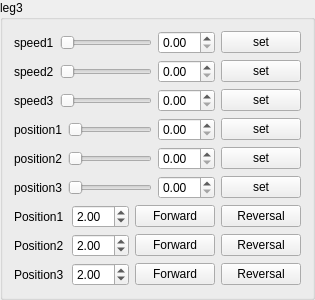
      <widget class="QGroupBox" name="groupBox_3">
       <property name="title">
        <string>leg3</string>
       </property>
       <layout class="QVBoxLayout" name="verticalLayout_3">
        <item>
         <layout class="QHBoxLayout" name="horizontalLayout_43">
          <item>
           <widget class="QLabel" name="speed1Label_4">
            <property name="sizePolicy">
             <sizepolicy hsizetype="Fixed" vsizetype="Preferred">
              <horstretch>0</horstretch>
              <verstretch>0</verstretch>
             </sizepolicy>
            </property>
            <property name="text">
             <string>speed1</string>
            </property>
           </widget>
          </item>
          <item>
           <widget class="DoubleSlider" name="speed31HorizontalSlider">
            <property name="sizePolicy">
             <sizepolicy hsizetype="Expanding" vsizetype="Fixed">
              <horstretch>0</horstretch>
              <verstretch>0</verstretch>
             </sizepolicy>
            </property>
            <property name="orientation">
             <enum>Qt::Horizontal</enum>
            </property>
           </widget>
          </item>
          <item>
           <widget class="QDoubleSpinBox" name="speed31DoubleSpinBox">
            <property name="sizePolicy">
             <sizepolicy hsizetype="Fixed" vsizetype="Fixed">
              <horstretch>0</horstretch>
              <verstretch>0</verstretch>
             </sizepolicy>
            </property>
            <property name="toolTip">
             <string>The unit is rpm</string>
            </property>
            <property name="suffix">
             <string/>
            </property>
            <property name="singleStep">
             <double>0.010000000000000</double>
            </property>
           </widget>
          </item>
          <item>
           <widget class="QPushButton" name="speed31SetButton">
            <property name="sizePolicy">
             <sizepolicy hsizetype="Fixed" vsizetype="Fixed">
              <horstretch>0</horstretch>
              <verstretch>0</verstretch>
             </sizepolicy>
            </property>
            <property name="text">
             <string>set</string>
            </property>
           </widget>
          </item>
         </layout>
        </item>
        <item>
         <layout class="QHBoxLayout" name="horizontalLayout_44">
          <item>
           <widget class="QLabel" name="speed2Label_4">
            <property name="sizePolicy">
             <sizepolicy hsizetype="Fixed" vsizetype="Preferred">
              <horstretch>0</horstretch>
              <verstretch>0</verstretch>
             </sizepolicy>
            </property>
            <property name="text">
             <string>speed2</string>
            </property>
           </widget>
          </item>
          <item>
           <widget class="DoubleSlider" name="speed32HorizontalSlider">
            <property name="sizePolicy">
             <sizepolicy hsizetype="Expanding" vsizetype="Fixed">
              <horstretch>0</horstretch>
              <verstretch>0</verstretch>
             </sizepolicy>
            </property>
            <property name="orientation">
             <enum>Qt::Horizontal</enum>
            </property>
           </widget>
          </item>
          <item>
           <widget class="QDoubleSpinBox" name="speed32DoubleSpinBox">
            <property name="sizePolicy">
             <sizepolicy hsizetype="Fixed" vsizetype="Fixed">
              <horstretch>0</horstretch>
              <verstretch>0</verstretch>
             </sizepolicy>
            </property>
            <property name="toolTip">
             <string>The unit is rpm</string>
            </property>
            <property name="suffix">
             <string/>
            </property>
            <property name="singleStep">
             <double>0.010000000000000</double>
            </property>
           </widget>
          </item>
          <item>
           <widget class="QPushButton" name="speed32SetButton">
            <property name="sizePolicy">
             <sizepolicy hsizetype="Fixed" vsizetype="Fixed">
              <horstretch>0</horstretch>
              <verstretch>0</verstretch>
             </sizepolicy>
            </property>
            <property name="text">
             <string>set</string>
            </property>
           </widget>
          </item>
         </layout>
        </item>
        <item>
         <layout class="QHBoxLayout" name="horizontalLayout_45">
          <item>
           <widget class="QLabel" name="speed3Label_4">
            <property name="sizePolicy">
             <sizepolicy hsizetype="Fixed" vsizetype="Preferred">
              <horstretch>0</horstretch>
              <verstretch>0</verstretch>
             </sizepolicy>
            </property>
            <property name="text">
             <string>speed3</string>
            </property>
           </widget>
          </item>
          <item>
           <widget class="DoubleSlider" name="speed33HorizontalSlider">
            <property name="sizePolicy">
             <sizepolicy hsizetype="Expanding" vsizetype="Fixed">
              <horstretch>0</horstretch>
              <verstretch>0</verstretch>
             </sizepolicy>
            </property>
            <property name="orientation">
             <enum>Qt::Horizontal</enum>
            </property>
           </widget>
          </item>
          <item>
           <widget class="QDoubleSpinBox" name="speed33DoubleSpinBox">
            <property name="sizePolicy">
             <sizepolicy hsizetype="Fixed" vsizetype="Fixed">
              <horstretch>0</horstretch>
              <verstretch>0</verstretch>
             </sizepolicy>
            </property>
            <property name="toolTip">
             <string>The unit is rpm</string>
            </property>
            <property name="suffix">
             <string/>
            </property>
            <property name="singleStep">
             <double>0.010000000000000</double>
            </property>
           </widget>
          </item>
          <item>
           <widget class="QPushButton" name="speed33SetButton">
            <property name="sizePolicy">
             <sizepolicy hsizetype="Fixed" vsizetype="Fixed">
              <horstretch>0</horstretch>
              <verstretch>0</verstretch>
             </sizepolicy>
            </property>
            <property name="text">
             <string>set</string>
            </property>
           </widget>
          </item>
         </layout>
        </item>
        <item>
         <layout class="QHBoxLayout" name="horizontalLayout_46">
          <item>
           <widget class="QLabel" name="position1Label_4">
            <property name="sizePolicy">
             <sizepolicy hsizetype="Fixed" vsizetype="Preferred">
              <horstretch>0</horstretch>
              <verstretch>0</verstretch>
             </sizepolicy>
            </property>
            <property name="text">
             <string>position1</string>
            </property>
           </widget>
          </item>
          <item>
           <widget class="DoubleSlider" name="position31HorizontalSlider">
            <property name="sizePolicy">
             <sizepolicy hsizetype="Expanding" vsizetype="Fixed">
              <horstretch>0</horstretch>
              <verstretch>0</verstretch>
             </sizepolicy>
            </property>
            <property name="orientation">
             <enum>Qt::Horizontal</enum>
            </property>
           </widget>
          </item>
          <item>
           <widget class="QDoubleSpinBox" name="position31DoubleSpinBox">
            <property name="sizePolicy">
             <sizepolicy hsizetype="Fixed" vsizetype="Fixed">
              <horstretch>0</horstretch>
              <verstretch>0</verstretch>
             </sizepolicy>
            </property>
            <property name="toolTip">
             <string>The unit is degree</string>
            </property>
            <property name="suffix">
             <string/>
            </property>
           </widget>
          </item>
          <item>
           <widget class="QPushButton" name="position31SetButton">
            <property name="sizePolicy">
             <sizepolicy hsizetype="Fixed" vsizetype="Fixed">
              <horstretch>0</horstretch>
              <verstretch>0</verstretch>
             </sizepolicy>
            </property>
            <property name="text">
             <string>set</string>
            </property>
           </widget>
          </item>
         </layout>
        </item>
        <item>
         <layout class="QHBoxLayout" name="horizontalLayout_47">
          <item>
           <widget class="QLabel" name="position2Label_4">
            <property name="sizePolicy">
             <sizepolicy hsizetype="Fixed" vsizetype="Preferred">
              <horstretch>0</horstretch>
              <verstretch>0</verstretch>
             </sizepolicy>
            </property>
            <property name="text">
             <string>position2</string>
            </property>
           </widget>
          </item>
          <item>
           <widget class="DoubleSlider" name="position32HorizontalSlider">
            <property name="sizePolicy">
             <sizepolicy hsizetype="Expanding" vsizetype="Fixed">
              <horstretch>0</horstretch>
              <verstretch>0</verstretch>
             </sizepolicy>
            </property>
            <property name="orientation">
             <enum>Qt::Horizontal</enum>
            </property>
           </widget>
          </item>
          <item>
           <widget class="QDoubleSpinBox" name="position32DoubleSpinBox">
            <property name="sizePolicy">
             <sizepolicy hsizetype="Fixed" vsizetype="Fixed">
              <horstretch>0</horstretch>
              <verstretch>0</verstretch>
             </sizepolicy>
            </property>
            <property name="toolTip">
             <string>The unit is degree</string>
            </property>
            <property name="statusTip">
             <string/>
            </property>
            <property name="suffix">
             <string/>
            </property>
           </widget>
          </item>
          <item>
           <widget class="QPushButton" name="position32SetButton">
            <property name="sizePolicy">
             <sizepolicy hsizetype="Fixed" vsizetype="Fixed">
              <horstretch>0</horstretch>
              <verstretch>0</verstretch>
             </sizepolicy>
            </property>
            <property name="text">
             <string>set</string>
            </property>
           </widget>
          </item>
         </layout>
        </item>
        <item>
         <layout class="QHBoxLayout" name="horizontalLayout_48">
          <item>
           <widget class="QLabel" name="position3Label_4">
            <property name="sizePolicy">
             <sizepolicy hsizetype="Fixed" vsizetype="Preferred">
              <horstretch>0</horstretch>
              <verstretch>0</verstretch>
             </sizepolicy>
            </property>
            <property name="text">
             <string>position3</string>
            </property>
           </widget>
          </item>
          <item>
           <widget class="DoubleSlider" name="position33HorizontalSlider">
            <property name="sizePolicy">
             <sizepolicy hsizetype="Expanding" vsizetype="Fixed">
              <horstretch>0</horstretch>
              <verstretch>0</verstretch>
             </sizepolicy>
            </property>
            <property name="orientation">
             <enum>Qt::Horizontal</enum>
            </property>
           </widget>
          </item>
          <item>
           <widget class="QDoubleSpinBox" name="position33DoubleSpinBox">
            <property name="sizePolicy">
             <sizepolicy hsizetype="Fixed" vsizetype="Fixed">
              <horstretch>0</horstretch>
              <verstretch>0</verstretch>
             </sizepolicy>
            </property>
            <property name="toolTip">
             <string>The unit is degree</string>
            </property>
            <property name="statusTip">
             <string/>
            </property>
            <property name="suffix">
             <string/>
            </property>
           </widget>
          </item>
          <item>
           <widget class="QPushButton" name="position33SetButton">
            <property name="sizePolicy">
             <sizepolicy hsizetype="Fixed" vsizetype="Fixed">
              <horstretch>0</horstretch>
              <verstretch>0</verstretch>
             </sizepolicy>
            </property>
            <property name="text">
             <string>set</string>
            </property>
           </widget>
          </item>
         </layout>
        </item>
        <item>
         <layout class="QGridLayout" name="gridLayout_6">
          <property name="spacing">
           <number>6</number>
          </property>
          <item row="1" column="3">
           <widget class="QPushButton" name="pos32ReversalPushButton">
            <property name="text">
             <string>Reversal</string>
            </property>
            <property name="icon">
             <iconset>
              <normaloff>:/images/navigate-down.ico</normaloff>:/images/navigate-down.ico</iconset>
            </property>
           </widget>
          </item>
          <item row="1" column="0">
           <widget class="QLabel" name="relativePos2Label_4">
            <property name="text">
             <string>Position2</string>
            </property>
           </widget>
          </item>
          <item row="0" column="3">
           <widget class="QPushButton" name="pos31ReversalPushButton">
            <property name="text">
             <string>Reversal</string>
            </property>
            <property name="icon">
             <iconset>
              <normaloff>:/images/navigate-down.ico</normaloff>:/images/navigate-down.ico</iconset>
            </property>
           </widget>
          </item>
          <item row="0" column="2">
           <widget class="QPushButton" name="pos31ForwardPushButton">
            <property name="text">
             <string>Forward</string>
            </property>
            <property name="icon">
             <iconset>
              <normaloff>:/images/navigate-up.ico</normaloff>:/images/navigate-up.ico</iconset>
            </property>
           </widget>
          </item>
          <item row="2" column="1">
           <widget class="QDoubleSpinBox" name="relativePos33DoubleSpinBox">
            <property name="value">
             <double>2.000000000000000</double>
            </property>
           </widget>
          </item>
          <item row="2" column="3">
           <widget class="QPushButton" name="pos33ReversalPushButton">
            <property name="text">
             <string>Reversal</string>
            </property>
            <property name="icon">
             <iconset>
              <normaloff>:/images/navigate-down.ico</normaloff>:/images/navigate-down.ico</iconset>
            </property>
           </widget>
          </item>
          <item row="1" column="2">
           <widget class="QPushButton" name="pos32ForwardPushButton">
            <property name="text">
             <string>Forward</string>
            </property>
            <property name="icon">
             <iconset>
              <normaloff>:/images/navigate-up.ico</normaloff>:/images/navigate-up.ico</iconset>
            </property>
           </widget>
          </item>
          <item row="2" column="2">
           <widget class="QPushButton" name="pos33ForwardPushButton">
            <property name="text">
             <string>Forward</string>
            </property>
            <property name="icon">
             <iconset>
              <normaloff>:/images/navigate-up.ico</normaloff>:/images/navigate-up.ico</iconset>
            </property>
           </widget>
          </item>
          <item row="0" column="0">
           <widget class="QLabel" name="relativePos1Label_4">
            <property name="text">
             <string>Position1</string>
            </property>
           </widget>
          </item>
          <item row="0" column="1">
           <widget class="QDoubleSpinBox" name="relativePos31DoubleSpinBox">
            <property name="value">
             <double>2.000000000000000</double>
            </property>
           </widget>
          </item>
          <item row="2" column="0">
           <widget class="QLabel" name="relativePos3Label_4">
            <property name="text">
             <string>Position3</string>
            </property>
           </widget>
          </item>
          <item row="1" column="1">
           <widget class="QDoubleSpinBox" name="relativePos32DoubleSpinBox">
            <property name="value">
             <double>2.000000000000000</double>
            </property>
           </widget>
          </item>
         </layout>
        </item>
       </layout>
      </widget>
